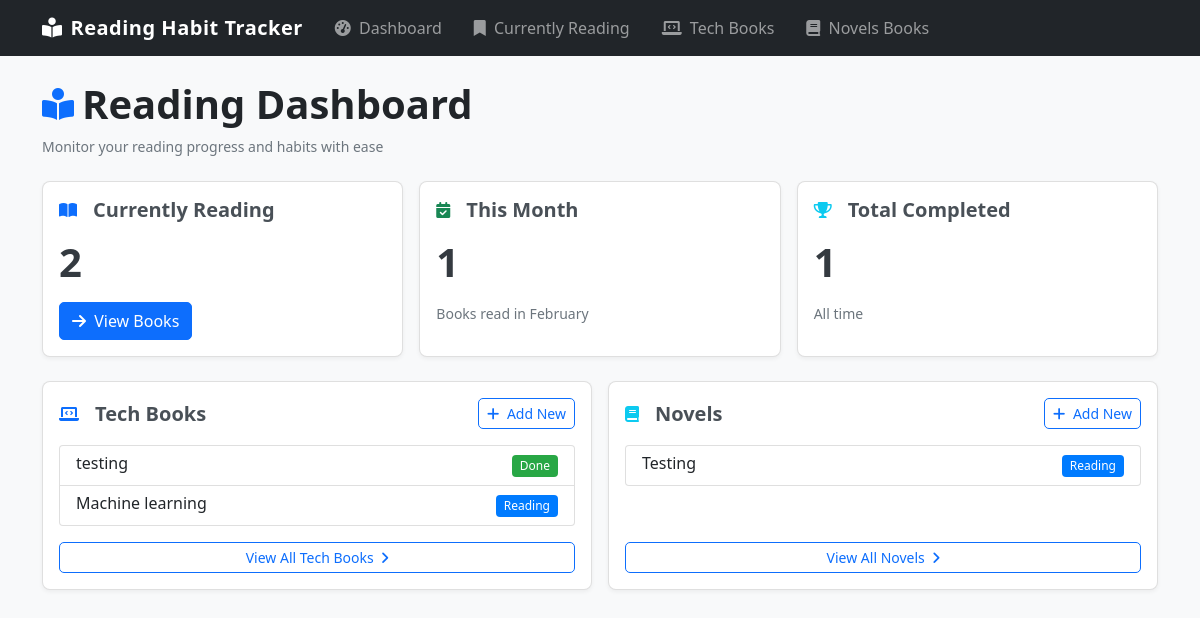
Before: / with the older database file.
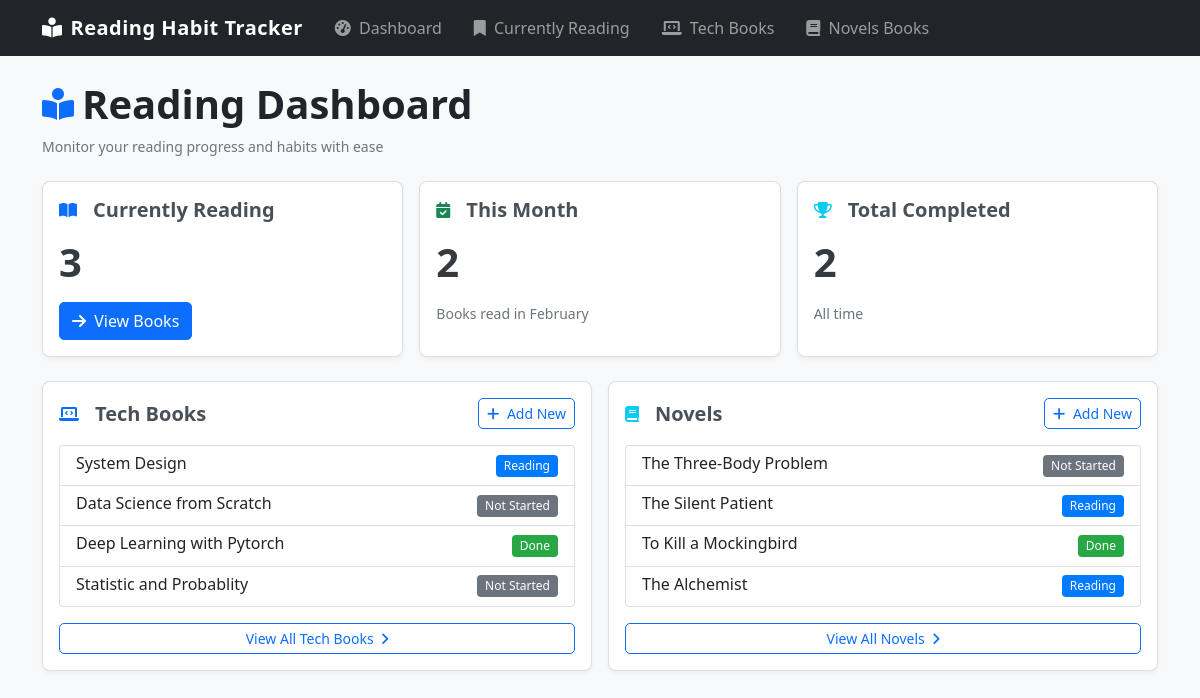
After: the same page with the newer database file.
### tracker_app/models.py (models this page shows, shortened)
class Book(models.Model):
    CATEGORY_CHOICES = [
        ('TECH', 'Tech Book'),
        ('NOVEL', 'Novel'),
    ]
    STATUS_CHOICES = [
        ('READING', 'Reading'),
        ('DONE', 'Done'),
        ('NOT_STARTED', 'Not Started'),
    ]
    name = models.CharField(max_length=200)
    category = models.CharField(max_length=5, choices=CATEGORY_CHOICES)
    date_added = models.DateField(auto_now_add=True)
    status = models.CharField(max_length=11, choices=STATUS_CHOICES, default='NOT_STARTED')

### tracker_app/views.py (the view)
# urls.py: 2. Add a URL to urlpatterns:  path('', views.home, name='home')
def home(request):
    currently_reading = Book.objects.filter(status='READING').count()
    total_completed = Book.objects.filter(status='DONE').count()
    current_month = timezone.now().month
    current_month_name = month_name[current_month]
    books_this_month = Book.objects.filter(
        status='DONE',
        date_added__month=current_month
    ).count()
    context = {
        'currently_reading': currently_reading,
        'total_completed': total_completed,
        'books_this_month': books_this_month,
        'current_month_name': current_month_name,
        'tech_books': Book.objects.filter(category='TECH').order_by('-date_added')[:5],
        'novels': Book.objects.filter(category='NOVEL').order_by('-date_added')[:5],
    }
    return render(request, 'index.html', context)

### templates/index.html (shortened to what this page needs)
{% extends 'base.html' %}
{% block content %}
<div class="row mb-2">
    <div class="col">
        <div class="d-flex align-items-center mb-2">
            <i class="fas fa-book-reader fa-2x text-primary me-2"></i>
            <h1 class="fw-bold mb-0">Reading Dashboard</h1>
        </div>
        <p class="text-muted">Monitor your reading progress and habits with ease</p>
    </div>
</div>
<div class="row mb-4 g-3">
    <div class="col-md-4">
        <div class="card h-100">
            <div class="card-body d-flex flex-column">
                <div class="d-flex align-items-center mb-3">
                    <div class="icon-circle bg-primary-subtle me-3">
                        <i class="fas fa-book-open text-primary"></i>
                    </div>
                    <h5 class="card-title mb-0">Currently Reading</h5>
                </div>
                <h2 class="card-text display-4 fw-bold mb-3">{{ currently_reading }}</h2>
                <div class="mt-auto">
                    <a href="{% url 'current_books' %}" class="btn btn-primary">
                        <i class="fas fa-arrow-right me-1"></i> View Books
                    </a>
                </div>
            </div>
        </div>
    </div>
    <div class="col-md-4">
        <div class="card h-100">
            <div class="card-body d-flex flex-column">
                <div class="d-flex align-items-center mb-3">
                    <div class="icon-circle bg-success-subtle me-3">
                        <i class="fas fa-calendar-check text-success"></i>
                    </div>
                    <h5 class="card-title mb-0">This Month</h5>
                </div>
                <h2 class="card-text display-4 fw-bold mb-3">{{ books_this_month }}</h2>
                <p class="text-muted mt-auto">Books read in {{ current_month_name }}</p>
            </div>
        </div>
    </div>
    <div class="col-md-4">
        <div class="card h-100">
            <div class="card-body d-flex flex-column">
                <div class="d-flex align-items-center mb-3">
                    <div class="icon-circle bg-info-subtle me-3">
                        <i class="fas fa-trophy text-info"></i>
                    </div>
                    <h5 class="card-title mb-0">Total Completed</h5>
                </div>
                <h2 class="card-text display-4 fw-bold mb-3">{{ total_completed }}</h2>
                <p class="text-muted mt-auto">All time</p>
            </div>
        </div>
    </div>
</div>
<div class="row g-3">
    <div class="col-md-6">
        <div class="card h-100">
            <div class="card-body d-flex flex-column">
                <div class="d-flex justify-content-between align-items-center mb-3">
                    <div class="d-flex align-items-center">
                        <div class="icon-circle bg-primary-subtle me-3">
                            <i class="fas fa-laptop-code text-primary"></i>
                        </div>
                        <h5 class="card-title mb-0">Tech Books</h5>
                    </div>
                    <a href="{% url 'add_tech_book' %}" class="btn btn-sm btn-outline-primary">
                        <i class="fas fa-plus me-1"></i> Add New
                    </a>
                </div>
                <div class="list-group mb-3">
                    {% for book in tech_books %}
                    <a href="#" class="list-group-item list-group-item-action">
                        <div class="d-flex w-100 justify-content-between align-items-center">
                            <div>
                                <h6 class="mb-1 fw-semibold">{{ book.name }}</h6>
                            </div>
                            <span class="badge {% if book.status == 'READING' %}bg-primary{% elif book.status == 'DONE' %}bg-success{% else %}bg-secondary{% endif %}">
                                {{ book.get_status_display }}
                            </span>
                        </div>
                    </a>
                    {% empty %}
                    <div class="list-group-item text-center py-4">
                        <i class="fas fa-book-open fs-2 text-muted mb-2"></i>
                        <p class="mb-0">No tech books yet.</p>
                        <a href="{% url 'add_tech_book' %}" class="btn btn-sm btn-primary mt-2">Add your first tech book</a>
                    </div>
                    {% endfor %}
                </div>
                <div class="mt-auto">
                    <a href="{% url 'tech_books' %}" class="btn btn-outline-primary btn-sm w-100">
                        View All Tech Books <i class="fas fa-angle-right ms-1"></i>
                    </a>
                </div>
            </div>
        </div>
    </div>
    <div class="col-md-6">
        <div class="card h-100">
            <div class="card-body d-flex flex-column">
                <div class="d-flex justify-content-between align-items-center mb-3">
                    <div class="d-flex align-items-center">
                        <div class="icon-circle bg-info-subtle me-3">
                            <i class="fas fa-book text-info"></i>
                        </div>
                        <h5 class="card-title mb-0">Novels</h5>
                    </div>
                    <a href="{% url 'add_novel_book' %}" class="btn btn-sm btn-outline-primary">
                        <i class="fas fa-plus me-1"></i> Add New
                    </a>
                </div>
                <div class="list-group mb-3">
                    {% for book in novels %}
                    <a href="#" class="list-group-item list-group-item-action">
                        <div class="d-flex w-100 justify-content-between align-items-center">
                            <div>
                                <h6 class="mb-1 fw-semibold">{{ book.name }}</h6>
                            </div>
                            <span class="badge {% if book.status == 'READING' %}bg-primary{% elif book.status == 'DONE' %}bg-success{% else %}bg-secondary{% endif %}">
                                {{ book.get_status_display }}
                            </span>
                        </div>
                    </a>
                    {% empty %}
                    <div class="list-group-item text-center py-4">
                        <i class="fas fa-book fs-2 text-muted mb-2"></i>
                        <p class="mb-0">No novels yet.</p>
                        <a href="{% url 'add_novel_book' %}" class="btn btn-sm btn-primary mt-2">Add your first novel</a>
                    </div>
                    {% endfor %}
                </div>
                <div class="mt-auto">
                    <a href="{% url 'novel_books' %}" class="btn btn-outline-primary btn-sm w-100">
                        View All Novels <i class="fas fa-angle-right ms-1"></i>
                    </a>
                </div>
            </div>
        </div>
    </div>
</div>
{% endblock %}

### templates/base.html (shortened to what this page needs)
{% load static %}
<!DOCTYPE html>
<html lang="en">
<head>
    <link href="https://cdn.jsdelivr.net/npm/bootstrap@5.1.3/dist/css/bootstrap.min.css" rel="stylesheet">
    <link rel="stylesheet" href="https://cdnjs.cloudflare.com/ajax/libs/font-awesome/6.0.0/css/all.min.css">
    <link rel="stylesheet" href="{% static 'style.css' %}">
</head>
<body>
    <nav class="navbar navbar-expand-lg navbar-dark bg-dark">
        <div class="container">
            <a class="navbar-brand" href="{% url 'home' %}"><i class="fas fa-book-reader me-2"></i>Reading Habit Tracker</a>
            <div class="collapse navbar-collapse" id="navbarNav">
                <ul class="navbar-nav">
                    <li class="nav-item mx-2">
                        <a class="nav-link" href="{% url 'home' %}"><i class="fas fa-tachometer-alt me-1"></i> Dashboard</a>
                    </li>
                    <li class="nav-item mx-2">
                        <a class="nav-link" href="{% url 'current_books' %}"><i class="fas fa-bookmark me-1"></i> Currently Reading</a>
                    </li>
                    <li class="nav-item mx-2">
                        <a class="nav-link" href="{% url 'tech_books' %}"><i class="fas fa-laptop-code me-1"></i> Tech Books</a>
                    </li>
                    <li class="nav-item mx-2">
                        <a class="nav-link" href="{% url 'novel_books' %}"><i class="fas fa-book me-1"></i> Novels Books</a>
                    </li>
                </ul>
            </div>
        </div>
    </nav>
    <div class="container mt-4">
        {% block content %}{% endblock %}
    </div>
</body>
</html>

### static/style.css (style rules this page uses)
body { background-color: #f8f9fa; font-family: 'Segoe UI', Tahoma, Geneva, Verdana, sans-serif; }
.navbar-brand { font-weight: bold; letter-spacing: 0.5px; }
.card { border-radius: 8px; box-shadow: 0 2px 4px rgba(0, 0, 0, 0.05); transition: transform 0.2s, box-shadow 0.2s; }
.card-title { font-weight: 600; color: #495057; }
.btn { border-radius: 5px; font-weight: 500; }
.badge { font-weight: 500; padding: 5px 8px; border-radius: 4px; }
.badge.bg-primary { background-color: #007bff !important; }
.badge.bg-success { background-color: #28a745 !important; }
.badge.bg-secondary { background-color: #6c757d !important; }
.card h2.card-text { font-size: 2.5rem; font-weight: 700; margin-bottom: 0.5rem; color: #343a40; }
.text-muted { color: #6c757d !important; font-size: 0.875rem; }

Changed rows visible on the page:
removed Book: name "testing", status "Done", shown under "Tech Books"
removed Book: name "Machine learning", status "Reading", shown under "Tech Books"
removed Book: name "Testing", status "Reading", shown under "Novels"
added Book: name "System Design", status "Reading", shown under "Tech Books"
added Book: name "Data Science from Scratch", status "Not Started", shown under "Tech Books"
added Book: name "Deep Learning with Pytorch", status "Done", shown under "Tech Books"
added Book: name "Statistic and Probablity", status "Not Started", shown under "Tech Books"
added Book: name "The Three-Body Problem", status "Not Started", shown under "Novels"
added Book: name "The Silent Patient", status "Reading", shown under "Novels"
added Book: name "To Kill a Mockingbird", status "Done", shown under "Novels"
added Book: name "The Alchemist", status "Reading", shown under "Novels"
Other visible differences:
{{ currently_reading }}: "2" → "3"
{{ books_this_month }}: "1" → "2"
{{ total_completed }}: "1" → "2"
